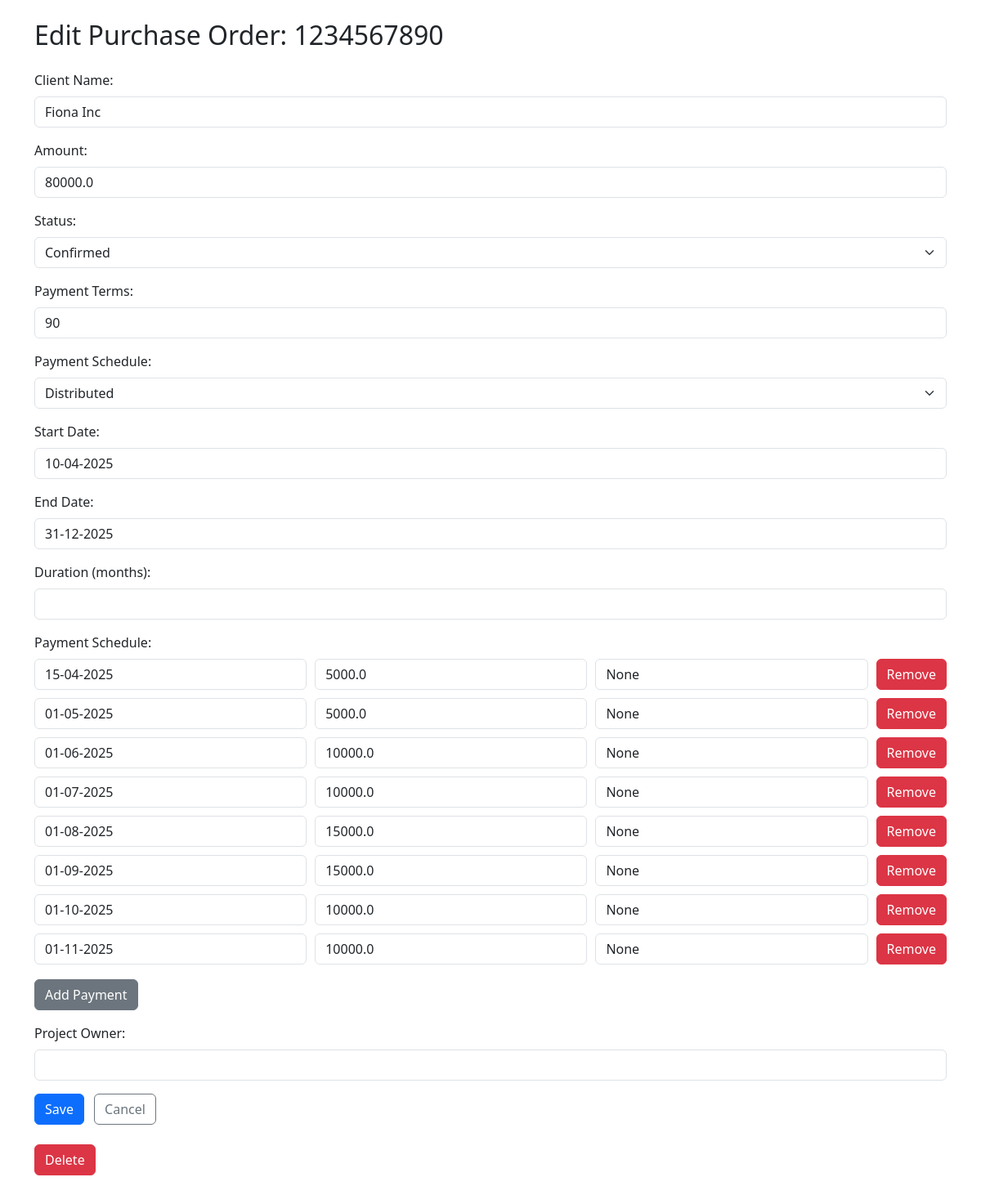
Page /edit_po/1234567890 on the committed database.
### db/database.py (models this page shows)
class PurchaseOrder(Base):
    __tablename__ = "purchase_orders"
    id = Column(Integer, primary_key=True, index=True)
    po_id = Column(String, unique=True, index=True)
    client_name = Column(String)
    amount = Column(Float)
    status = Column(String)
    payment_terms = Column(Integer)
    payment_type = Column(String)
    start_date = Column(String)
    end_date = Column(String)
    duration_months = Column(Integer)
    payment_frequency = Column(Integer, nullable=True)
    project_owner = Column(String, nullable=True)
    milestones = relationship("Milestone", cascade="all, delete-orphan", backref="purchase_order")
    payment_schedule = relationship("PaymentSchedule", cascade="all, delete-orphan", backref="purchase_order")

class PaymentSchedule(Base):
    __tablename__ = "payment_schedule"
    id = Column(Integer, primary_key=True)
    po_id = Column(String, ForeignKey("purchase_orders.po_id"))
    payment_date = Column(String)
    payment_amount = Column(Float)
    payment_description = Column(String, nullable=True)

### app.py (the view, shortened to what this page needs)
@app.route('/edit_po/<po_id>', methods=['GET', 'POST'])
def edit_po(po_id):
    po = get_po_with_schedule(po_id)
    if not po:
        return f"<p>PO with ID {po_id} not found.</p>"
    return render_template('edit_po.html', po=po)

### app.py (called while the page is built)
@app.before_request
def load_logged_in_user():
    g.user = None
    if 'username' in session:
        g.user = session['username']

### templates/edit_po.html (shortened to what this page needs)
<!DOCTYPE html>
<html lang="en">
<head>
    <link href="https://cdn.jsdelivr.net/npm/bootstrap@5.3.3/dist/css/bootstrap.min.css" rel="stylesheet">
</head>
<body>
    <div class="container mt-4">
        <h2 class="mb-4">Edit Purchase Order: {{ po['po_id'] }}</h2>
        <form method="post">
            <div class="mb-3">
                <label for="client_name" class="form-label">Client Name:</label>
                <input type="text" class="form-control" id="client_name" name="client_name" value="{{ po['client_name'] }}" required>
            </div>
            <div class="mb-3">
                <label for="amount" class="form-label">Amount:</label>
                <input type="number" step="0.01" class="form-control" id="amount" name="amount" value="{{ po['amount'] }}" required>
            </div>
            <div class="mb-3">
                <label for="status" class="form-label">Status:</label>
                <select class="form-select" id="status" name="status" required>
                    <option value="Confirmed" {% if po['status'] == 'Confirmed' %}selected{% endif %}>Confirmed</option>
                </select>
            </div>
            <div class="mb-3">
                <label for="payment_terms" class="form-label">Payment Terms:</label>
                <input type="number" class="form-control" id="payment_terms" name="payment_terms" value="{{ po['payment_terms'] }}">
            </div>
            <div class="mb-3">
                <label for="payment_type" class="form-label">Payment Schedule:</label>
                <select class="form-select" id="payment_type" name="payment_type">
                    <option value="distributed" {% if po['payment_type'] == 'distributed' %}selected{% endif %}>Distributed</option>
                </select>
            </div>
            <div class="mb-3">
                <label for="start_date" class="form-label">Start Date:</label>
                <input type="text" class="form-control" id="start_date" name="start_date" value="{{ po['start_date'] }}">
            </div>
            <div class="mb-3">
                <label for="end_date" class="form-label">End Date:</label>
                <input type="text" class="form-control" id="end_date" name="end_date" value="{{ po['end_date'] }}">
            </div>
            <div class="mb-3">
                <label for="duration_months" class="form-label">Duration (months):</label>
                <input type="number" class="form-control" id="duration_months" name="duration_months" value="{{ po['duration_months'] }}">
            </div>
            {% if po['payment_type'] == 'distributed' %}
            <div class="mb-3 schedule-fields">
                <label class="form-label">Payment Schedule:</label>
                <div id="schedule-list">
                    {% for sched in po['payment_schedule'] %}
                    <div class="schedule-entry">
                        <input type="text" class="form-control" name="payment_date" placeholder="Date (DD-MM-YYYY)" value="{{ sched['payment_date'] }}" required>
                        <input type="number" step="0.01" class="form-control" name="payment_amount" placeholder="Amount (USD)" value="{{ sched['payment_amount'] }}" required>
                        <input type="text" class="form-control" name="payment_description" placeholder="Description" value="{{ sched['payment_description'] }}">
                        <button type="button" class="btn btn-danger" onclick="removeSchedule(this)">Remove</button>
                    </div>
                    {% endfor %}
                </div>
                <button type="button" class="btn btn-secondary mt-2" onclick="addSchedule()">Add Payment</button>
            </div>
            {% endif %}
            <div class="mb-3">
                <label for="project_owner" class="form-label">Project Owner:</label>
                <input type="text" class="form-control" id="project_owner" name="project_owner" value="{{ po['project_owner'] if po['project_owner'] else '' }}">
            </div>
            <button type="submit" class="btn btn-primary me-2">Save</button>
            <a href="{{ url_for('forecast') }}" class="btn btn-outline-secondary">Cancel</a>
        </form>
       <div class="my-4">
         <form action="{{ url_for('delete_po', po_id=po.po_id) }}" method="POST" onsubmit="return confirm('Are you sure you want to delete this PO?');">
  <button type="submit" class="btn btn-danger "> Delete</button>
</form>
       </div>
    </div>
</body>
</html>

### templates/edit_po.html (style rules this page uses)
.milestone-entry, .schedule-entry { display: flex; gap: 10px; margin-bottom: 10px; flex-wrap: wrap; }
.milestone-entry input, .schedule-entry input { flex: 1; min-width: 150px; }

### rows in the picture
PurchaseOrder: po_id "1234567890", client_name "Fiona Inc", amount "80000.0", status "Confirmed", payment_type "Distributed", start_date "10-04-2025", end_date "31-12-2025"
PaymentSchedule: payment_date "15-04-2025", payment_amount "5000.0", payment_description "None"
PaymentSchedule: payment_date "01-05-2025", payment_amount "5000.0", payment_description "None"
PaymentSchedule: payment_date "01-06-2025", payment_amount "10000.0", payment_description "None"
PaymentSchedule: payment_date "01-07-2025", payment_amount "10000.0", payment_description "None"
PaymentSchedule: payment_date "01-08-2025", payment_amount "15000.0", payment_description "None"
PaymentSchedule: payment_date "01-09-2025", payment_amount "15000.0", payment_description "None"
PaymentSchedule: payment_date "01-10-2025", payment_amount "10000.0", payment_description "None"
PaymentSchedule: payment_date "01-11-2025", payment_amount "10000.0", payment_description "None"
